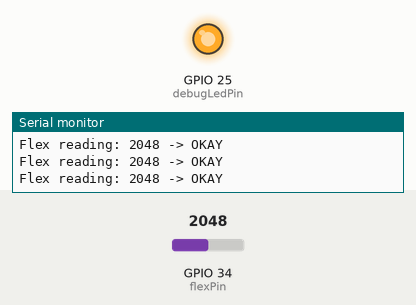
A sketch run on a simulated ESP32. Shown: output pins drawn as LEDs (lit = HIGH), the last lines printed to the serial monitor. The test bench sets the inputs (shaded band); at power-on: GPIO 34 (flexPin) = 2048. WiFi joins after 1.5 s; servers stay silent unless stated; uploads are accepted with an empty reply.

Above: at 3.7 s.
3.8 s: GPIO 34 (flexPin) set to 1928
5.6 s: GPIO 34 (flexPin) set to 2530
7.1 s: GPIO 34 (flexPin) set to 2653
At 8.4 s:
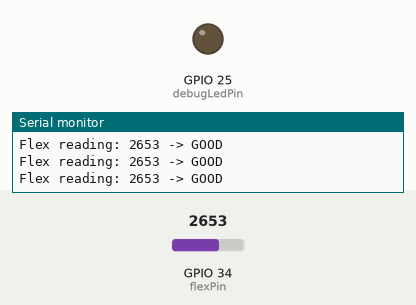
8.8 s: GPIO 34 (flexPin) set to 2560
At 9.9 s:
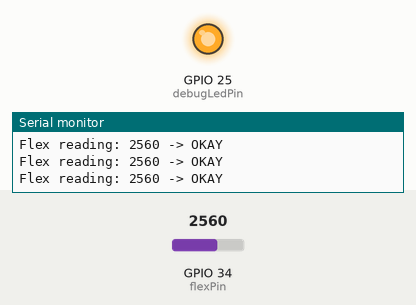
10.3 s: GPIO 34 (flexPin) set to 2640
At 11.3 s:
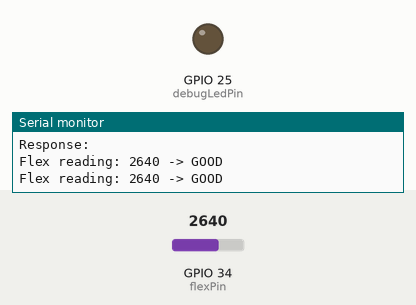
Timing chart, 0 to 13.0 s (numbered marks = the images above; inputs shaded):
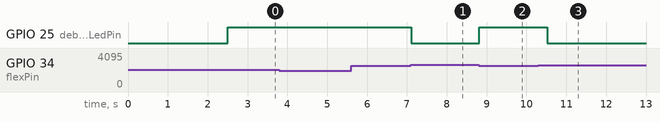

Measured:
- the behaviour switches between 2599 and 2600 on GPIO 34 (flexPin) (found by bisection; images 0 and 1)
- after the input at 7.1 s, GPIO 25 (debugLedPin): HIGH → LOW at once
- after the input at 8.8 s, GPIO 25 (debugLedPin): LOW → HIGH at once
- after the input at 10.3 s, GPIO 25 (debugLedPin): HIGH → LOW after 0.22 s

The sketch:

flex_classification.ino
```cpp
#include <WiFi.h>
#include <HTTPClient.h>

const char* ssid = "PostureESP";
const char* password = "12345678";
const char* outputServer = "http://192.168.4.1/status?value=";

const int flexPin = 34;
const int debugLedPin = 25;

// adjust these after testing real sensor values
int goodThreshold = 2600;
int okayThreshold = 2000;

// send rules
unsigned long lastSendTime = 0;
const unsigned long sendInterval = 2000;   // resend every 2 sec even if same status
const unsigned long readDelay = 250;       // sensor read speed

String lastStatus = "";

String classifyPosture(int sensorValue) {
  if (sensorValue >= goodThreshold) {
    return "GOOD";
  } else if (sensorValue >= okayThreshold) {
    return "OKAY";
  } else {
    return "BAD";
  }
}

void connectToOutputESP() {
  WiFi.begin(ssid, password);
  Serial.print("Connecting to output ESP");

  while (WiFi.status() != WL_CONNECTED) {
    delay(500);
    Serial.print(".");
  }

  Serial.println();
  Serial.println("Connected to output ESP Wi-Fi");
  Serial.print("Input ESP IP: ");
  Serial.println(WiFi.localIP());
}

void sendStatusToOutput(const String& status) {
  if (WiFi.status() != WL_CONNECTED) {
    Serial.println("Wi-Fi disconnected. Reconnecting...");
    connectToOutputESP();
  }

  HTTPClient http;
  String url = String(outputServer) + status;

  http.begin(url);
  int httpCode = http.GET();

  Serial.print("Sent status: ");
  Serial.print(status);
  Serial.print(" | HTTP response: ");
  Serial.println(httpCode);

  if (httpCode > 0) {
    String payload = http.getString();
    Serial.println("Response:");
    Serial.println(payload);
  } else {
    Serial.println("Failed to send request");
  }

  http.end();
}

void updateDebugLed(const String& status) {
  if (status == "BAD") {
    digitalWrite(debugLedPin, HIGH);
  } else if (status == "OKAY") {
    digitalWrite(debugLedPin, HIGH);
  } else {
    digitalWrite(debugLedPin, LOW);
  }
}

void setup() {
  Serial.begin(115200);
  delay(1000);

  pinMode(debugLedPin, OUTPUT);
  digitalWrite(debugLedPin, LOW);

  Serial.println("Flex sensor posture input starting...");
  connectToOutputESP();
}

void loop() {
  int sensorValue = analogRead(flexPin);
  String currentStatus = classifyPosture(sensorValue);

  Serial.print("Flex reading: ");
  Serial.print(sensorValue);
  Serial.print(" -> ");
  Serial.println(currentStatus);

  updateDebugLed(currentStatus);

  unsigned long now = millis();
  bool statusChanged = (currentStatus != lastStatus);
  bool refreshNeeded = (now - lastSendTime >= sendInterval);

  if (statusChanged || refreshNeeded) {
    sendStatusToOutput(currentStatus);
    lastStatus = currentStatus;
    lastSendTime = now;
  }

  delay(readDelay);
}
```
